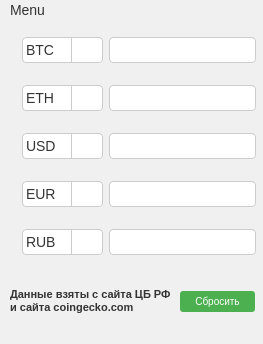
<?xml version="1.0" encoding="UTF-8"?>
<ui version="4.0">
 <class>MainWindow</class>
 <widget class="QMainWindow" name="MainWindow">
  <property name="enabled">
   <bool>true</bool>
  </property>
  <property name="geometry">
   <rect>
    <x>0</x>
    <y>0</y>
    <width>263</width>
    <height>344</height>
   </rect>
  </property>
  <property name="windowTitle">
   <string>EzConv</string>
  </property>
  <property name="windowIcon">
   <iconset theme="bitcoin">
    <normalon>../../.designer/backup/Bitcoin.svg.png</normalon>
   </iconset>
  </property>
  <property name="styleSheet">
   <string notr="true">/* Общие настройки */
QWidget {
    background-color: #f0f0f0;
    color: #333;
    font-family: 'Segoe UI', Arial, sans-serif;
    font-size: 14px;
}

/* Кнопки */
QPushButton {
    background-color: #4CAF50;
    color: white;
    border: none;
    border-radius: 3px;
    transition: background-color 0.3s;
	font-size: 10px;
}

QPushButton:hover {
    background-color: #45a049;
}

QPushButton:pressed {
    background-color: #3d8b40;
}

/* Текстовые поля */
QLineEdit, QTextEdit {
    background-color: white;
    border: 1px solid #ccc;
    border-radius: 4px;
    padding: 3px;
}

QLineEdit:focus, QTextEdit:focus {
    border-color: #4CAF50;
    outline: none;
}

/* Комбо-боксы */
QComboBox {
    background-color: white;
    border: 1px solid #ccc;
    border-radius: 4px;
    padding: 3px;
}

QComboBox::drop-down {
    subcontrol-origin: padding;
    subcontrol-position: top right;
    width: 30px;
    border-left-width: 1px;
    border-left-color: #ccc;
    border-left-style: solid;
}

/* Прогресс-бар */
QProgressBar {
    border: 2px solid #ccc;
    border-radius: 5px;
    text-align: center;
}

QProgressBar::chunk {
    background-color: #4CAF50;
    width: 10px;
    margin: 0.5px;
}

/* Метки */
QLabel {
    color: #333;
	font-size: 11px;
}

/* Чекбоксы */
QCheckBox {
    spacing: 8px;
}

QCheckBox::indicator {
    width: 18px;
    height: 18px;
}

QCheckBox::indicator:unchecked {
    border: 1px solid #aaa;
    background-color: white;
}

QCheckBox::indicator:checked {
    background-color: #4CAF50;
}

/* Радио-кнопки */
QRadioButton::indicator {
    width: 18px;
    height: 18px;
    border-radius: 9px;
}

QRadioButton::indicator:unchecked {
    border: 1px solid #aaa;
    background-color: white;
}

QRadioButton::indicator:checked {
    background-color: #4CAF50;
}

/* Скроллбар */
QScrollBar:vertical {
    background: #f0f0f0;
    width: 10px;
}

QScrollBar::handle:vertical {
    background: #888;
    min-height: 30px;
    border-radius: 5px;
}

QScrollBar::add-line:vertical, QScrollBar::sub-line:vertical {
    height: 0;
}

/* Таблицы */
QTableWidget {
    background-color: white;
    alternate-background-color: #f5f5f5;
    selection-background-color: #e0e0e0;
}

/* Диалоговые окна */
QDialog {
    background-color: #f6f6f6;
}</string>
  </property>
  <widget class="QWidget" name="centralwidget">
   <property name="maximumSize">
    <size>
     <width>270</width>
     <height>329</height>
    </size>
   </property>
   <widget class="QWidget" name="gridLayoutWidget">
    <property name="geometry">
     <rect>
      <x>10</x>
      <y>0</y>
      <width>246</width>
      <height>251</height>
     </rect>
    </property>
    <layout class="QGridLayout" name="gridLayout">
     <property name="sizeConstraint">
      <enum>QLayout::SetDefaultConstraint</enum>
     </property>
     <property name="topMargin">
      <number>0</number>
     </property>
     <property name="verticalSpacing">
      <number>6</number>
     </property>
     <item row="1" column="2">
      <widget class="QComboBox" name="currency1">
       <item>
        <property name="text">
         <string>BTC</string>
        </property>
       </item>
       <item>
        <property name="text">
         <string>ETH</string>
        </property>
       </item>
       <item>
        <property name="text">
         <string>USDT</string>
        </property>
       </item>
       <item>
        <property name="text">
         <string>SOL</string>
        </property>
       </item>
       <item>
        <property name="text">
         <string>BNB</string>
        </property>
       </item>
       <item>
        <property name="text">
         <string>DOGE</string>
        </property>
       </item>
       <item>
        <property name="text">
         <string>TRX</string>
        </property>
       </item>
       <item>
        <property name="text">
         <string>XRP</string>
        </property>
       </item>
       <item>
        <property name="text">
         <string>TON</string>
        </property>
       </item>
       <item>
        <property name="text">
         <string>USD</string>
        </property>
       </item>
       <item>
        <property name="text">
         <string>EUR</string>
        </property>
       </item>
       <item>
        <property name="text">
         <string>RUB</string>
        </property>
       </item>
       <item>
        <property name="text">
         <string>AED</string>
        </property>
       </item>
       <item>
        <property name="text">
         <string>CNY</string>
        </property>
       </item>
       <item>
        <property name="text">
         <string>JPY</string>
        </property>
       </item>
       <item>
        <property name="text">
         <string>KZT</string>
        </property>
       </item>
      </widget>
     </item>
     <item row="3" column="0">
      <widget class="QLabel" name="img2">
       <property name="text">
        <string/>
       </property>
      </widget>
     </item>
     <item row="1" column="0">
      <widget class="QLabel" name="img1">
       <property name="text">
        <string/>
       </property>
       <property name="alignment">
        <set>Qt::AlignCenter</set>
       </property>
      </widget>
     </item>
     <item row="5" column="0">
      <widget class="QLabel" name="img4">
       <property name="text">
        <string/>
       </property>
       <property name="alignment">
        <set>Qt::AlignCenter</set>
       </property>
      </widget>
     </item>
     <item row="4" column="0">
      <widget class="QLabel" name="img3">
       <property name="text">
        <string/>
       </property>
       <property name="alignment">
        <set>Qt::AlignCenter</set>
       </property>
      </widget>
     </item>
     <item row="7" column="0">
      <widget class="QLabel" name="img5">
       <property name="text">
        <string/>
       </property>
       <property name="alignment">
        <set>Qt::AlignCenter</set>
       </property>
      </widget>
     </item>
     <item row="1" column="3">
      <widget class="QLineEdit" name="lineEdit_1">
       <property name="inputMethodHints">
        <set>Qt::ImhDigitsOnly</set>
       </property>
       <property name="text">
        <string notr="true"/>
       </property>
       <property name="frame">
        <bool>true</bool>
       </property>
       <property name="alignment">
        <set>Qt::AlignRight|Qt::AlignTrailing|Qt::AlignVCenter</set>
       </property>
      </widget>
     </item>
     <item row="7" column="3">
      <widget class="QLineEdit" name="lineEdit_5">
       <property name="inputMethodHints">
        <set>Qt::ImhDigitsOnly</set>
       </property>
       <property name="text">
        <string/>
       </property>
       <property name="alignment">
        <set>Qt::AlignRight|Qt::AlignTrailing|Qt::AlignVCenter</set>
       </property>
      </widget>
     </item>
     <item row="3" column="3">
      <widget class="QLineEdit" name="lineEdit_2">
       <property name="inputMethodHints">
        <set>Qt::ImhDigitsOnly</set>
       </property>
       <property name="text">
        <string/>
       </property>
       <property name="alignment">
        <set>Qt::AlignRight|Qt::AlignTrailing|Qt::AlignVCenter</set>
       </property>
      </widget>
     </item>
     <item row="4" column="2">
      <widget class="QComboBox" name="currency3">
       <item>
        <property name="text">
         <string>USD</string>
        </property>
       </item>
       <item>
        <property name="text">
         <string>BTC</string>
        </property>
       </item>
       <item>
        <property name="text">
         <string>ETH</string>
        </property>
       </item>
       <item>
        <property name="text">
         <string>USDT</string>
        </property>
       </item>
       <item>
        <property name="text">
         <string>SOL</string>
        </property>
       </item>
       <item>
        <property name="text">
         <string>BNB</string>
        </property>
       </item>
       <item>
        <property name="text">
         <string>DOGE</string>
        </property>
       </item>
       <item>
        <property name="text">
         <string>TRX</string>
        </property>
       </item>
       <item>
        <property name="text">
         <string>XRP</string>
        </property>
       </item>
       <item>
        <property name="text">
         <string>TON</string>
        </property>
       </item>
       <item>
        <property name="text">
         <string>EUR</string>
        </property>
       </item>
       <item>
        <property name="text">
         <string>RUB</string>
        </property>
       </item>
       <item>
        <property name="text">
         <string>AED</string>
        </property>
       </item>
       <item>
        <property name="text">
         <string>CNY</string>
        </property>
       </item>
       <item>
        <property name="text">
         <string>JPY</string>
        </property>
       </item>
       <item>
        <property name="text">
         <string>KZT</string>
        </property>
       </item>
      </widget>
     </item>
     <item row="3" column="2">
      <widget class="QComboBox" name="currency2">
       <item>
        <property name="text">
         <string>ETH</string>
        </property>
       </item>
       <item>
        <property name="text">
         <string>BTC</string>
        </property>
       </item>
       <item>
        <property name="text">
         <string>USDT</string>
        </property>
       </item>
       <item>
        <property name="text">
         <string>SOL</string>
        </property>
       </item>
       <item>
        <property name="text">
         <string>BNB</string>
        </property>
       </item>
       <item>
        <property name="text">
         <string>DOGE</string>
        </property>
       </item>
       <item>
        <property name="text">
         <string>TRX</string>
        </property>
       </item>
       <item>
        <property name="text">
         <string>XRP</string>
        </property>
       </item>
       <item>
        <property name="text">
         <string>TON</string>
        </property>
       </item>
       <item>
        <property name="text">
         <string>USD</string>
        </property>
       </item>
       <item>
        <property name="text">
         <string>EUR</string>
        </property>
       </item>
       <item>
        <property name="text">
         <string>RUB</string>
        </property>
       </item>
       <item>
        <property name="text">
         <string>AED</string>
        </property>
       </item>
       <item>
        <property name="text">
         <string>CNY</string>
        </property>
       </item>
       <item>
        <property name="text">
         <string>JPY</string>
        </property>
       </item>
       <item>
        <property name="text">
         <string>KZT</string>
        </property>
       </item>
      </widget>
     </item>
     <item row="5" column="3">
      <widget class="QLineEdit" name="lineEdit_4">
       <property name="contextMenuPolicy">
        <enum>Qt::DefaultContextMenu</enum>
       </property>
       <property name="autoFillBackground">
        <bool>false</bool>
       </property>
       <property name="inputMethodHints">
        <set>Qt::ImhDigitsOnly</set>
       </property>
       <property name="text">
        <string/>
       </property>
       <property name="alignment">
        <set>Qt::AlignRight|Qt::AlignTrailing|Qt::AlignVCenter</set>
       </property>
      </widget>
     </item>
     <item row="4" column="3">
      <widget class="QLineEdit" name="lineEdit_3">
       <property name="inputMethodHints">
        <set>Qt::ImhDigitsOnly</set>
       </property>
       <property name="text">
        <string/>
       </property>
       <property name="alignment">
        <set>Qt::AlignRight|Qt::AlignTrailing|Qt::AlignVCenter</set>
       </property>
      </widget>
     </item>
     <item row="5" column="2">
      <widget class="QComboBox" name="currency4">
       <item>
        <property name="text">
         <string>EUR</string>
        </property>
       </item>
       <item>
        <property name="text">
         <string>BTC</string>
        </property>
       </item>
       <item>
        <property name="text">
         <string>ETH</string>
        </property>
       </item>
       <item>
        <property name="text">
         <string>USDT</string>
        </property>
       </item>
       <item>
        <property name="text">
         <string>SOL</string>
        </property>
       </item>
       <item>
        <property name="text">
         <string>BNB</string>
        </property>
       </item>
       <item>
        <property name="text">
         <string>DOGE</string>
        </property>
       </item>
       <item>
        <property name="text">
         <string>TRX</string>
        </property>
       </item>
       <item>
        <property name="text">
         <string>XRP</string>
        </property>
       </item>
       <item>
        <property name="text">
         <string>TON</string>
        </property>
       </item>
       <item>
        <property name="text">
         <string>USD</string>
        </property>
       </item>
       <item>
        <property name="text">
         <string>RUB</string>
        </property>
       </item>
       <item>
        <property name="text">
         <string>AED</string>
        </property>
       </item>
       <item>
        <property name="text">
         <string>CNY</string>
        </property>
       </item>
       <item>
        <property name="text">
         <string>JPY</string>
        </property>
       </item>
       <item>
        <property name="text">
         <string>KZT</string>
        </property>
       </item>
      </widget>
     </item>
     <item row="7" column="2">
      <widget class="QComboBox" name="currency5">
       <item>
        <property name="text">
         <string>RUB</string>
        </property>
       </item>
       <item>
        <property name="text">
         <string>BTC</string>
        </property>
       </item>
       <item>
        <property name="text">
         <string>ETH</string>
        </property>
       </item>
       <item>
        <property name="text">
         <string>USDT</string>
        </property>
       </item>
       <item>
        <property name="text">
         <string>SOL</string>
        </property>
       </item>
       <item>
        <property name="text">
         <string>BNB</string>
        </property>
       </item>
       <item>
        <property name="text">
         <string>DOGE</string>
        </property>
       </item>
       <item>
        <property name="text">
         <string>TRX</string>
        </property>
       </item>
       <item>
        <property name="text">
         <string>XRP</string>
        </property>
       </item>
       <item>
        <property name="text">
         <string>TON</string>
        </property>
       </item>
       <item>
        <property name="text">
         <string>USD</string>
        </property>
       </item>
       <item>
        <property name="text">
         <string>EUR</string>
        </property>
       </item>
       <item>
        <property name="text">
         <string>AED</string>
        </property>
       </item>
       <item>
        <property name="text">
         <string>CNY</string>
        </property>
       </item>
       <item>
        <property name="text">
         <string>JPY</string>
        </property>
       </item>
       <item>
        <property name="text">
         <string>KZT</string>
        </property>
       </item>
      </widget>
     </item>
    </layout>
   </widget>
   <widget class="QPushButton" name="reset_values_btn">
    <property name="geometry">
     <rect>
      <x>180</x>
      <y>270</y>
      <width>75</width>
      <height>21</height>
     </rect>
    </property>
    <property name="text">
     <string>Сбросить</string>
    </property>
   </widget>
   <widget class="QLabel" name="label">
    <property name="geometry">
     <rect>
      <x>10</x>
      <y>260</y>
      <width>161</width>
      <height>41</height>
     </rect>
    </property>
    <property name="text">
     <string>&lt;html&gt;&lt;head/&gt;&lt;body&gt;&lt;p&gt;&lt;span style=&quot; font-weight:600;&quot;&gt;Данные взяты с сайта ЦБ РФ&lt;br/&gt;и сайта coingecko.com&lt;/span&gt;&lt;/p&gt;&lt;/body&gt;&lt;/html&gt;</string>
    </property>
    <property name="textFormat">
     <enum>Qt::AutoText</enum>
    </property>
   </widget>
  </widget>
  <widget class="QMenuBar" name="menubar">
   <property name="geometry">
    <rect>
     <x>0</x>
     <y>0</y>
     <width>263</width>
     <height>25</height>
    </rect>
   </property>
   <widget class="QMenu" name="menuMenu">
    <property name="title">
     <string>Menu</string>
    </property>
    <addaction name="reset_values_menu"/>
    <addaction name="reset_curr"/>
    <addaction name="refresh_rate"/>
    <addaction name="separator"/>
    <addaction name="exit_btn"/>
   </widget>
   <addaction name="menuMenu"/>
  </widget>
  <widget class="QStatusBar" name="statusbar"/>
  <action name="add_curr">
   <property name="text">
    <string>Добавить Валюту</string>
   </property>
  </action>
  <action name="refresh_rate">
   <property name="text">
    <string>Обновить курс</string>
   </property>
   <property name="shortcut">
    <string>F5</string>
   </property>
  </action>
  <action name="exit_btn">
   <property name="text">
    <string>Выход</string>
   </property>
   <property name="shortcut">
    <string>F9</string>
   </property>
  </action>
  <action name="reset_curr">
   <property name="text">
    <string>Сбросить валюты</string>
   </property>
   <property name="shortcut">
    <string>F3</string>
   </property>
  </action>
  <action name="reset_values_menu">
   <property name="text">
    <string>Сбросить значения</string>
   </property>
   <property name="shortcut">
    <string>F1</string>
   </property>
  </action>
 </widget>
 <resources/>
 <connections/>
</ui>
